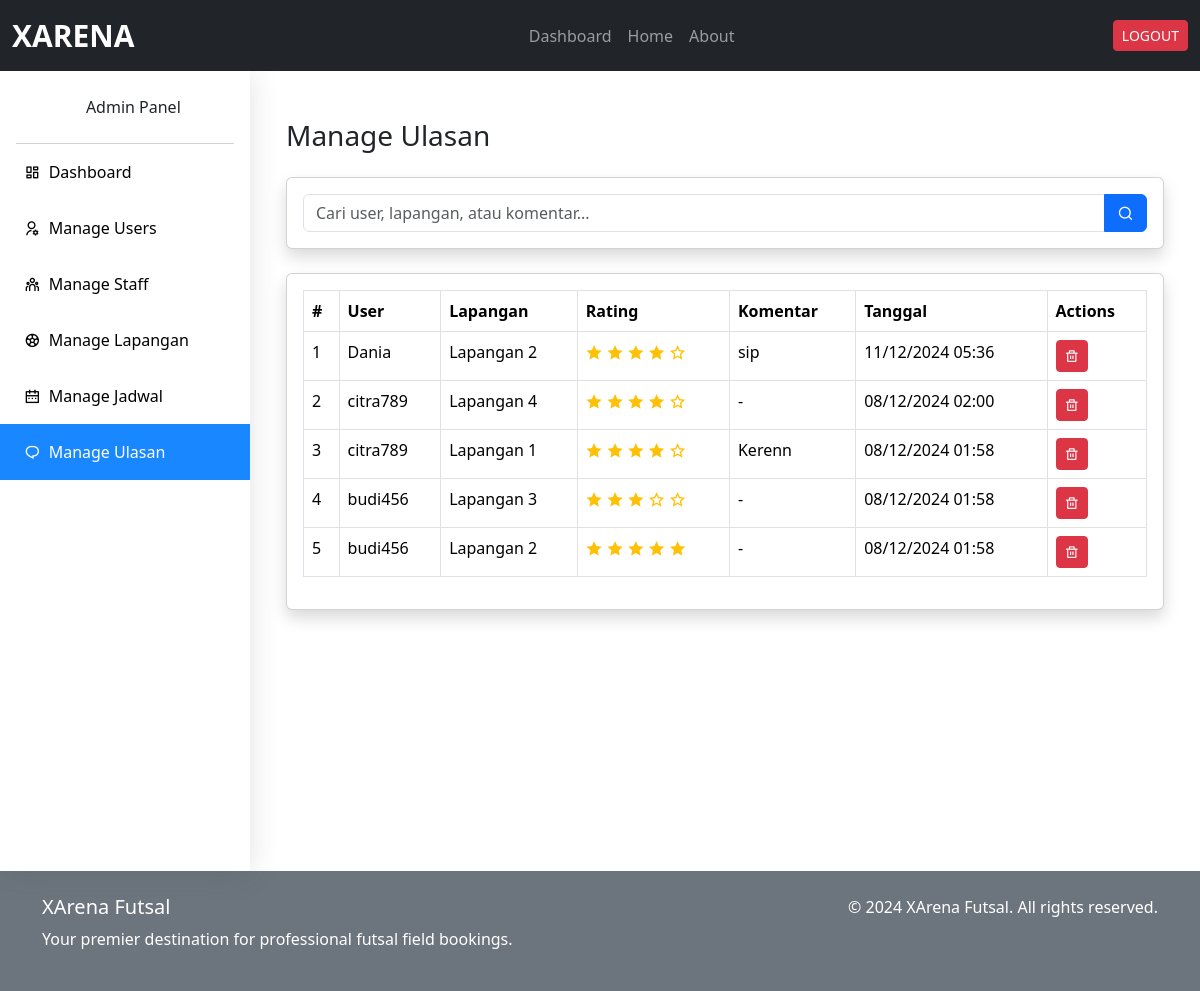
Page /adm/ulasan/ (signed in) on the committed database.
### xarena_app/models.py (models this page shows, shortened)
class Ulasan(models.Model):
    user = models.ForeignKey(
        settings.AUTH_USER_MODEL,
        on_delete=models.CASCADE,
        related_name='ulasan_user',
        help_text="User yang memberikan ulasan"
    )
    lapangan = models.ForeignKey(Lapangan, on_delete=models.CASCADE, help_text="Lapangan yang diulas")
    rating = models.PositiveSmallIntegerField(choices=[(i, i) for i in range(1, 6)])
    komentar = models.TextField(blank=True, null=True)
    created_at = models.DateTimeField(auto_now_add=True)
    updated_at = models.DateTimeField(auto_now=True)

class CustomUser(AbstractUser):
    nama_lengkap = models.CharField(max_length=100, blank=True, null=True)
    no_hp = models.CharField(max_length=15, blank=True, null=True)

class Lapangan(models.Model):
    nama = models.CharField(max_length=100)
    deskripsi = models.TextField(max_length=500)
    harga_per_jam = models.DecimalField(max_digits=10, decimal_places=2)
    gambar = models.ImageField(upload_to='lapangan_images/', blank=True, null=True)
    is_available = models.BooleanField(default=True)

### xarena_app/views.py (the view)
# urls.py: path('adm/ulasan/', views.manage_ulasan, name='manage_ulasan'),
@login_required
def manage_ulasan(request):
    if not request.user.is_superuser:
        raise PermissionDenied
    ulasan_list = Ulasan.objects.all().order_by('-created_at')
    search = request.GET.get('search', '')
    if search:
        ulasan_list = ulasan_list.filter(
            Q(user__username__icontains=search) |
            Q(lapangan__nama__icontains=search) |
            Q(komentar__icontains=search)
        )
    paginator = Paginator(ulasan_list, 10)
    page = request.GET.get('page')
    ulasan = paginator.get_page(page)
    context = {
        'ulasan': ulasan,
        'search': search
    }
    return render(request, 'admin/manage_ulasan.html', context)

### templates/admin/manage_ulasan.html (shortened to what this page needs)
{% extends './base_admin.html' %}
{% block admin_content %}
<div class="container-fluid mt-4">
  <div class="d-sm-flex align-items-center justify-content-between mb-4">
    <h1 class="h3 mb-0 text-gray-800">Manage Ulasan</h1>
  </div>
  <div class="card shadow mb-4">
    <div class="card-body">
      <form method="GET" class="row g-3">
        <div class="col-md">
          <div class="input-group">
            <input
              type="text"
              class="form-control"
              name="search"
              value="{{ search }}"
              placeholder="Cari user, lapangan, atau komentar..."
            >
            <button class="btn btn-primary" type="submit">
              <i class="ri-search-line"></i>
            </button>
          </div>
        </div>
      </form>
    </div>
  </div>
  <div class="card shadow mb-4">
    <div class="card-body">
      <div class="table-responsive">
        <table class="table table-bordered">
          <thead>
            <tr>
              <th>#</th>
              <th>User</th>
              <th>Lapangan</th>
              <th>Rating</th>
              <th>Komentar</th>
              <th>Tanggal</th>
              <th>Actions</th>
            </tr>
          </thead>
          <tbody>
            {% for review in ulasan %}
            <tr>
              <td>{{ forloop.counter }}</td>
              <td>{{ review.user.username }}</td>
              <td>{{ review.lapangan.nama }}</td>
              <td>
                <div class="rating-stars">
                  {% with ''|center:5 as range %}
                  {% for _ in range %}
                    {% if forloop.counter <= review.rating %}
                    <i class="ri-star-fill text-warning"></i>
                    {% else %}
                    <i class="ri-star-line text-warning"></i>
                    {% endif %}
                  {% endfor %}
                  {% endwith %}
                </div>
              </td>
              <td>{{ review.komentar|default:"-" }}</td>
              <td>{{ review.created_at|date:"d/m/Y H:i" }}</td>
              <td>
                <button
                  class="btn btn-danger btn-sm delete-review"
                  data-id="{{ review.id }}"
                  data-bs-toggle="modal"
                  data-bs-target="#hapusUlasanModal"
                >
                  <i class="ri-delete-bin-line"></i>
                </button>
              </td>
            </tr>
            {% endfor %}
          </tbody>
        </table>
      </div>
    </div>
  </div>
</div>
{% endblock %}

### static/css/style.css (style rules this page uses)
* { scrollbar-width: thin; scrollbar-color: #888 #f1f1f1; }

### rows in the picture
Ulasan: user.username "Dania", lapangan.nama "Lapangan 2", rating 4 (drawn), komentar "sip", created_at "11/12/2024 05:36"
Ulasan: user.username "citra789", lapangan.nama "Lapangan 4", rating 4 (drawn), komentar "-", created_at "08/12/2024 02:00"
Ulasan: user.username "citra789", lapangan.nama "Lapangan 1", rating 4 (drawn), komentar "Kerenn", created_at "08/12/2024 01:58"
Ulasan: user.username "budi456", lapangan.nama "Lapangan 3", rating 3 (drawn), komentar "-", created_at "08/12/2024 01:58"
Ulasan: user.username "budi456", lapangan.nama "Lapangan 2", rating 5 (drawn), komentar "-", created_at "08/12/2024 01:58"
